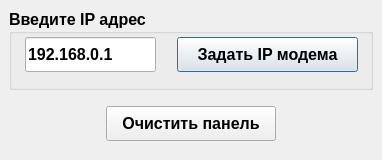
<?xml version="1.0" encoding="UTF-8"?>
<ui version="4.0">
 <class>FormOptions</class>
 <widget class="QDialog" name="FormOptions">
  <property name="geometry">
   <rect>
    <x>0</x>
    <y>0</y>
    <width>382</width>
    <height>160</height>
   </rect>
  </property>
  <property name="sizePolicy">
   <sizepolicy hsizetype="Preferred" vsizetype="Preferred">
    <horstretch>0</horstretch>
    <verstretch>0</verstretch>
   </sizepolicy>
  </property>
  <property name="minimumSize">
   <size>
    <width>382</width>
    <height>160</height>
   </size>
  </property>
  <property name="maximumSize">
   <size>
    <width>382</width>
    <height>160</height>
   </size>
  </property>
  <property name="font">
   <font>
    <family>Arial</family>
    <pointsize>12</pointsize>
    <weight>75</weight>
    <bold>true</bold>
   </font>
  </property>
  <property name="windowTitle">
   <string>Настройки</string>
  </property>
  <widget class="QGroupBox" name="groupBox">
   <property name="geometry">
    <rect>
     <x>9</x>
     <y>9</y>
     <width>364</width>
     <height>81</height>
    </rect>
   </property>
   <property name="minimumSize">
    <size>
     <width>208</width>
     <height>78</height>
    </size>
   </property>
   <property name="title">
    <string>Введите IP адрес</string>
   </property>
   <widget class="QLineEdit" name="lineEdit">
    <property name="geometry">
     <rect>
      <x>16</x>
      <y>28</y>
      <width>131</width>
      <height>35</height>
     </rect>
    </property>
    <property name="text">
     <string>192.168.0.1</string>
    </property>
   </widget>
   <widget class="QPushButton" name="pushButton_Modem">
    <property name="geometry">
     <rect>
      <x>168</x>
      <y>28</y>
      <width>181</width>
      <height>35</height>
     </rect>
    </property>
    <property name="text">
     <string>Задать IP модема</string>
    </property>
   </widget>
  </widget>
  <widget class="QPushButton" name="pushButton_CleanPanel">
   <property name="geometry">
    <rect>
     <x>106</x>
     <y>106</y>
     <width>170</width>
     <height>35</height>
    </rect>
   </property>
   <property name="text">
    <string>Очистить панель</string>
   </property>
  </widget>
 </widget>
 <tabstops>
  <tabstop>lineEdit</tabstop>
  <tabstop>pushButton_Modem</tabstop>
 </tabstops>
 <resources/>
 <connections/>
</ui>
